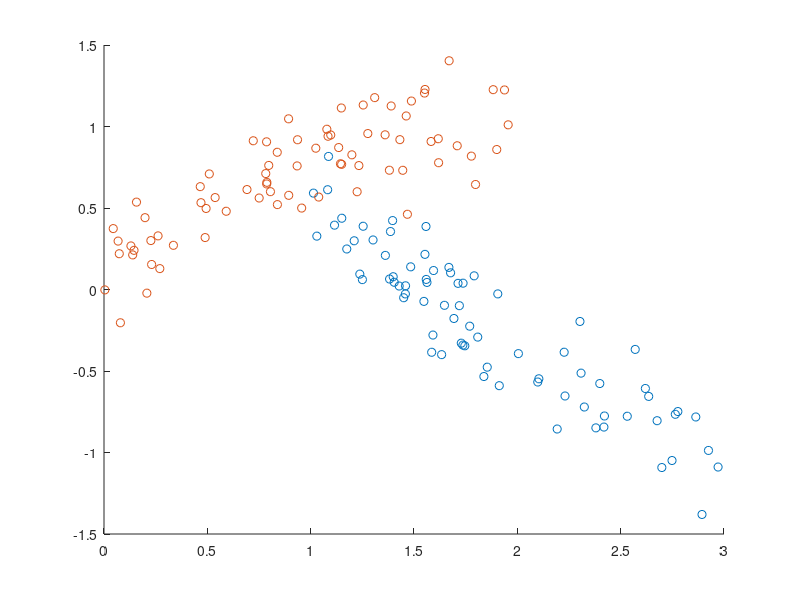

The MATLAB source for this figure: (Note: this script raises an error after producing the figure.)
close all
clear all

% Give the if-statement true and very nonlinar data is used, else, Fisher's Iris flower set is used
if(true)
  % Amount of rows
  numRows = 150;

  % Total Columns
  numColumns = 2;

  % Create a matrix of zeros for X and a vector of zeros for y
  X = zeros(numRows, numColumns);
  y = zeros(numRows, 1);

  % Create data for class 1 (non-linear function + noise)
  class1_x1 = 2 * rand(numRows/2, 1);  % Noise function
  class1_x2 = sin(class1_x1) + 0.2 * randn(numRows/2, 1);  % Nonlinear function with noise
  class1 = [class1_x1, class1_x2];
  y(1:numRows/2) = 1;  % Labels for class 1

  % Create data for class 2 (non-linear function + noise)
  class2_x1 = 2 * rand(numRows/2, 1) + 1;  % Noise
  class2_x2 = cos(class2_x1) + 0.2 * randn(numRows/2, 1);  % Nonlinear function with noise
  class2 = [class2_x1, class2_x2];
  y(numRows/2 + 1:end) = -1;  % Labels for class 2

  % Combine the data to create the final matrix X
  X(1:numRows/2, :) = class1;
  X(numRows/2 + 1:end, :) = class2;

  % Plot
  scatter(X(y == -1, 1), X(y == -1, 2));
  hold on
  scatter(X(y == 1, 1), X(y == 1, 2));
else
  % Load the Fisher's Iris data set
  data = load('fisheriris.mat');
  X = data.meas;
  y = strcmp(data.species,'setosa') * 2 - 1;
end

% Important to do shuffle!
s = randperm(150, 150)';
X = X(s, :);
y = y(s);

% Create train and test data
X_train = X(1:50, :);
y_train = y(1:50);
X_test = X(101:end, :);
y_test = y(101:end);

% Adaboost classification with N weak classifiers
N = 3;
[models, accuracy, activation_function] = mi.adaboost(X_train, X_test, y_train, y_test, N);

% This is how the class id is found from one randomly selected row from X_test
class_id = activation_function(models, X_test(5, :))
fprintf('Accuracy AdaBoost: %.2f%%\n', accuracy * 100);

% Compare the accuracy with the neural networks Neural network - One layer
C = 1;
lambda = 1;
X_train = X([1:20 51:70 101:120], :);
y_train = y([1:20 51:70 101:120]);
X_test = X([21:50 71:100 121:150], :);
y_test = y([21:50 71:100 121:150]);
[weight, bias, activation_function] = mi.nn(X_train, y_train, C, lambda);

% Validate
class_ids = sign(X_test*weight' + bias);
accuracy = sum(y_test == class_ids) / length(y_test);
fprintf('Accuracy Neural Network: %.2f%%\n', accuracy * 100);
